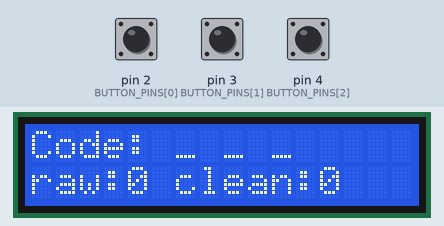
The sketch below on a simulated Arduino Uno, built with avr-gcc and run on an emulated ATmega328P. Shown: 16×2 character LCD. Inputs (shaded band) come from the test bench; at power-on: pin 2 (BUTTON_PINS[0]) HIGH, pin 3 (BUTTON_PINS[1]) HIGH, pin 4 (BUTTON_PINS[2]) HIGH. What the sketch prints to the serial monitor is not drawn.

Above: at 1.2 s.
1.3 s: pin 2 (BUTTON_PINS[0]) pulled LOW for 0.15 s
At 2.0 s:
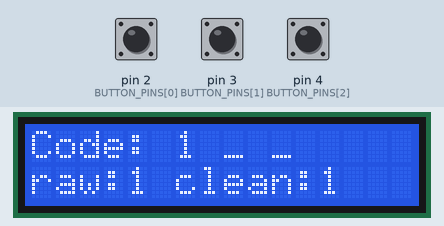
2.9 s: pin 3 (BUTTON_PINS[1]) pulled LOW for 0.15 s
At 3.3 s:
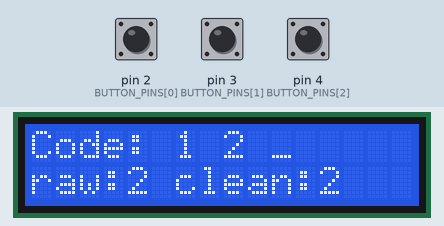
4.5 s: pin 4 (BUTTON_PINS[2]) pulled LOW for 0.15 s
At 5.7 s:
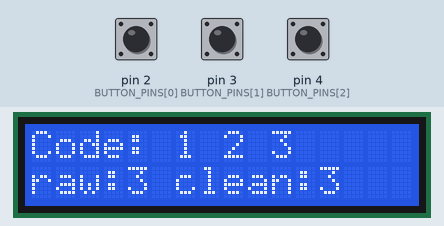
6.1 s: pin 2 (BUTTON_PINS[0]) pulled LOW for 1 s
At 6.9 s:
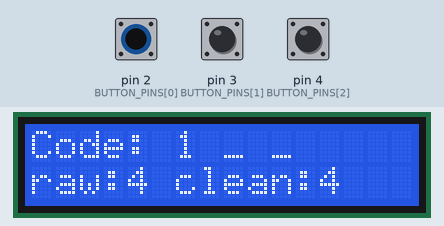
8.6 s: pin 3 (BUTTON_PINS[1]) pulled LOW for 1 s
At 10.0 s:
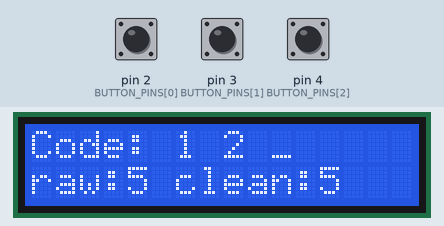
11.1 s: pin 4 (BUTTON_PINS[2]) pulled LOW for 1 s
At 11.9 s:
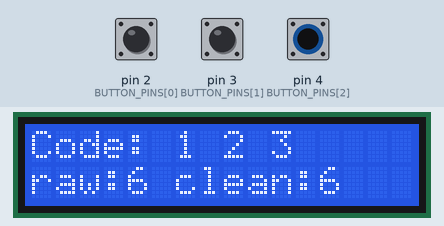
Timing chart, 0 to 14.1 s (numbered marks = the images above; inputs shaded):
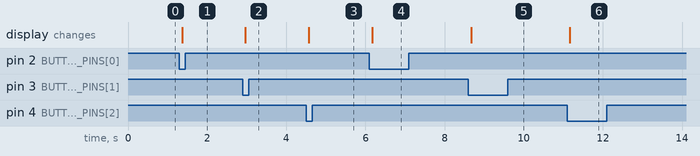

The sketch:

Task2_Debounce.ino
```cpp
// ET4047 Week 10 - Secure Access Control (I2C backpack LCD version)
// Task 2: Debounced buttons and code entry
// Each press is counted once. The LCD shows the code typed so far
// and compares raw edges (with bounce) against clean presses.

#include <Wire.h>
#include <LiquidCrystal_I2C.h>   // "LiquidCrystal I2C" by Frank de Brabander

// 16x2 LCD with an I2C backpack. The lab displays are at address 0x20.
// Blank screen? Try 0x27 or 0x3F, and turn the contrast screw.
LiquidCrystal_I2C lcd(0x20, 16, 2);

const byte BUTTON_PINS[3] = {2, 3, 4};
const unsigned long DEBOUNCE_MS = 40;    // try 0 and compare the counts

// ---------- Debounced button ----------
struct Button {
  byte pin;
  bool stableState;            // last accepted state
  bool lastReading;            // last raw reading
  unsigned long lastChange;    // time of the last raw change
};

Button buttons[3];
unsigned int rawEdges = 0;     // every HIGH->LOW edge, including bounces
unsigned int cleanPresses = 0; // presses accepted after debouncing

// Returns true ONCE per press (on the HIGH -> LOW edge)
bool buttonPressed(byte i) {
  bool reading = digitalRead(buttons[i].pin);

  if (reading != buttons[i].lastReading) {   // input moved: maybe a bounce
    if (reading == LOW) rawEdges++;
    buttons[i].lastReading = reading;
    buttons[i].lastChange = millis();
  }

  // Accept the new state only after it has been steady for DEBOUNCE_MS
  if (millis() - buttons[i].lastChange >= DEBOUNCE_MS &&
      reading != buttons[i].stableState) {
    buttons[i].stableState = reading;
    if (reading == LOW) {
      cleanPresses++;
      return true;
    }
  }
  return false;
}

// Returns 1, 2 or 3 for a new press, or 0 for no press
byte readButtons() {
  for (byte i = 0; i < 3; i++) {
    if (buttonPressed(i)) return i + 1;
  }
  return 0;
}

// ---------- Code entry ----------
const byte CODE_LENGTH = 3;
byte entered[CODE_LENGTH];
byte count = 0;

void clearCode() {
  count = 0;
}

void showScreen() {
  lcd.clear();
  lcd.setCursor(0, 0);
  lcd.print("Code: ");
  for (byte i = 0; i < CODE_LENGTH; i++) {
    if (i < count) lcd.print(entered[i]);
    else           lcd.print('_');
    lcd.print(' ');
  }
  lcd.setCursor(0, 1);
  lcd.print("raw:");
  lcd.print(rawEdges);
  lcd.print(" clean:");
  lcd.print(cleanPresses);
}

void setup() {
  Serial.begin(9600);
  for (byte i = 0; i < 3; i++) {
    buttons[i].pin = BUTTON_PINS[i];
    pinMode(BUTTON_PINS[i], INPUT_PULLUP);
    buttons[i].stableState = HIGH;
    buttons[i].lastReading = HIGH;
    buttons[i].lastChange = 0;
  }
  lcd.init();
  lcd.backlight();
  showScreen();
}

void loop() {
  byte b = readButtons();
  if (b != 0) {
    if (count == CODE_LENGTH) clearCode();   // 4th press starts a new code
    entered[count++] = b;
    Serial.print("Button ");
    Serial.println(b);
    showScreen();
  }
}
```

Measured:
- after the input at 1.3 s, the display: changes after 0.07 s (image 1)
- after the input at 2.9 s, the display: changes after 0.07 s (image 2)
- after the input at 4.5 s, the display: changes after 0.07 s (image 3)
- after the input at 6.1 s, the display: changes after 0.07 s (image 4)
- after the input at 8.6 s, the display: changes after 0.07 s (image 5)
- after the input at 11.1 s, the display: changes after 0.07 s (image 6)
